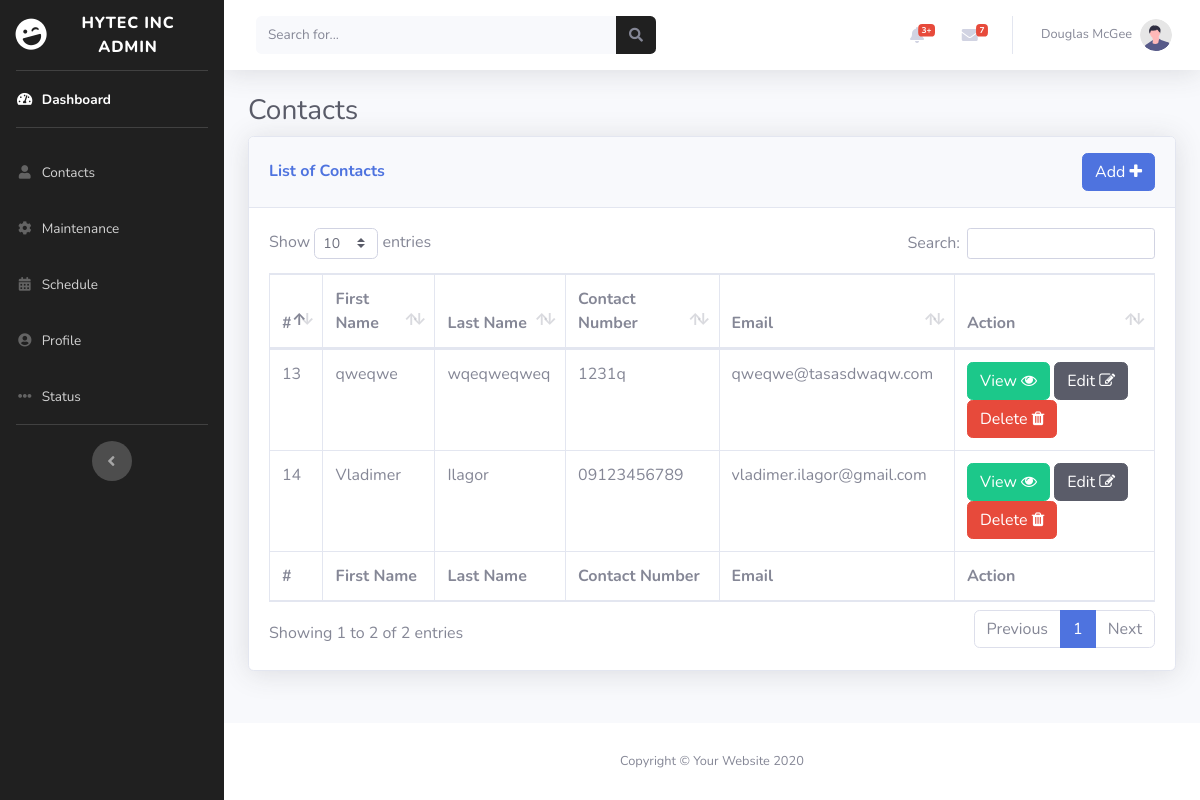
Page /contacts.php on the earlier database version.
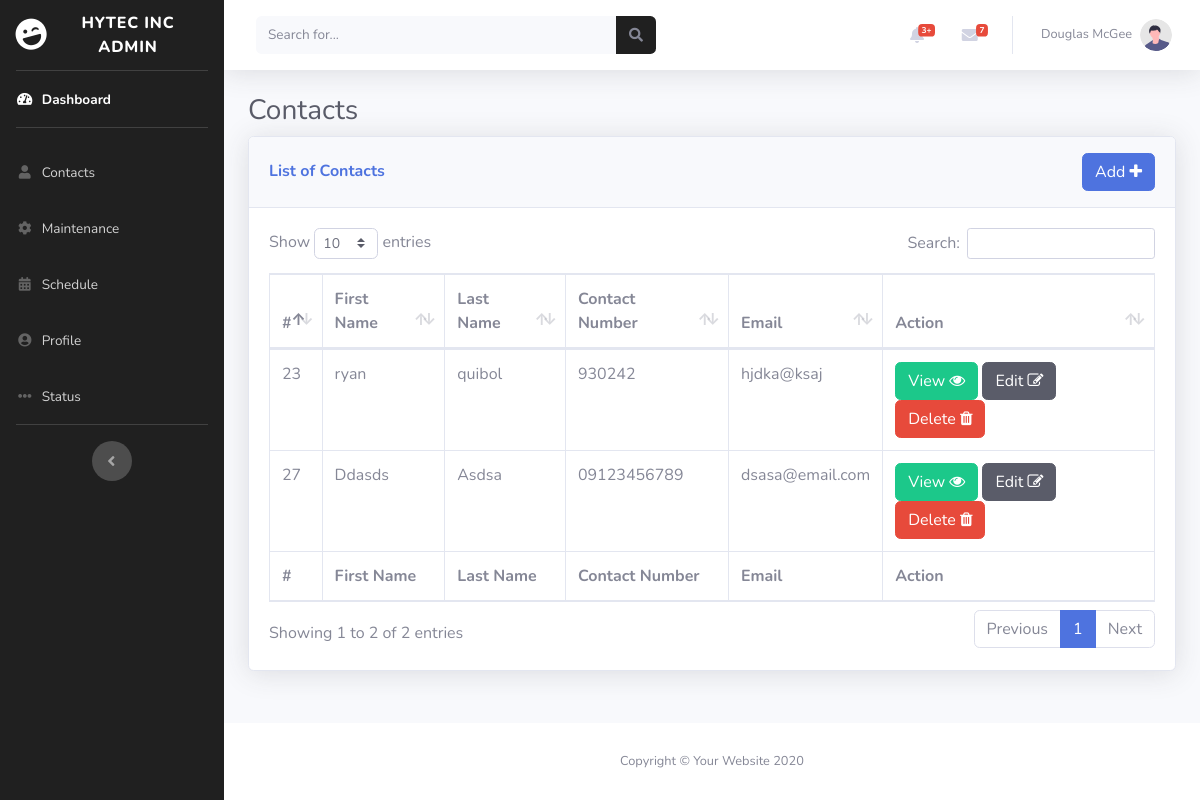
Same page on the later database version.
### tables this page shows
CREATE TABLE `contacts` (
  `contacts_ID` int(50) NOT NULL,
  `fName` varchar(255) NOT NULL,
  `lName` varchar(255) NOT NULL,
  `cNum` varchar(255) NOT NULL,
  `eMail` varchar(255) NOT NULL,
  `cPrice` int(50) NOT NULL,
  `isDeleted` varchar(255) NOT NULL
);

### contacts.php (the view, shortened to what this page needs)
<!DOCTYPE html>
<html lang="en">
<head>
    <link href="vendor/fontawesome-free/css/all.min.css" rel="stylesheet" type="text/css">
    <link href="css/sb-admin-2.min.css" rel="stylesheet">
    <link href="vendor/datatables/dataTables.bootstrap4.min.css" rel="stylesheet">
</head>
<body id="page-top">
    <div id="wrapper">
        <?php
        include "sidebar.php";
        ?>
        <div id="content-wrapper" class="d-flex flex-column">
            <div id="content">
                <?php
                include "navbar.php";
                ?>
                <div class="container-fluid">
                    <h1 class="h3 mb-2 text-gray-800">Contacts</h1>
                    <div class="card shadow mb-4">
                        <div class="card-header py-3 justify-content-between align-items-center d-flex">
                            <h6 class="m-0 font-weight-bold text-primary" style="display:inline">List of Contacts</h6>
                            <button type="button" class="btn btn-primary btn-add" data-bs-toggle="modal" data-bs-target="#contactModal" data-action="add" style="display:inline; text-align:right">Add <span class="fa fa-plus"></span></button>
                        </div>
                        <div class="card-body">
                            <div class="table-responsive">
                                <table class="table table-bordered" id="dataTable" width="100%" cellspacing="0">
                                    <thead>
                                        <tr>
                                            <th>#</th>
                                            <th>First Name</th>
                                            <th>Last Name</th>
                                            <th>Contact Number</th>
                                            <th>Email</th>
                                            <th>Action</th>
                                        </tr>
                                    </thead>
                                    <tfoot>
                                        <tr>
                                            <th>#</th>
                                            <th>First Name</th>
                                            <th>Last Name</th>
                                            <th>Contact Number</th>
                                            <th>Email</th>
                                            <th>Action</th>
                                        </tr>
                                    </tfoot>
                                    <tbody>
                                        <?php
                                        $sql = "SELECT * FROM contacts ORDER BY lName";
                                        $stmt = $con->prepare($sql);
                                        $stmt->execute();
                                        while ($row = $stmt->fetch(PDO::FETCH_ASSOC)) :  if ($row['isDeleted'] !== 'yes') :
                                            ?>
                                                    <tr>
                                                        <td><?php echo $row['contacts_ID'] ?></td>
                                                        <td><?php echo $row['fName'] ?></td>
                                                        <td><?php echo $row['lName'] ?></td>
                                                        <td><?php echo $row['cNum'] ?></td>
                                                        <td><?php echo $row['eMail'] ?></td>
                                                        <td>
                                                        <a href="contact_details.php?id=<?php echo $row['contacts_ID']; ?>"><button type='button' class='btn btn-success delete-button'>View <i class="fa fa-eye" style=" display: inline"></i></button></a>
                                                            <button type='button' class='btn btn-dark' data-bs-toggle='modal' data-bs-target='#contactModal' data-action='edit' data-id="<?php echo $row['contacts_ID']; ?>" data-fname="<?php echo $row['fName']; ?>" data-lname="<?php echo $row['lName'] ?>" data-cnum="<?php echo $row['cNum'] ?>" data-email="<?php echo $row['eMail'] ?>">Edit <i class="fa fa-edit" style=" display:inline"></i></button>
                                                            <button type='button' class='btn btn-danger delete-button' data-bs-toggle='modal' data-bs-target="#deleteModal<?php echo $row['contacts_ID'] ?>">Delete <i class="fa fa-trash" style=" display:inline"></i></button>
                                                        </td>
                                                    </tr>
                                            <?php
                                                endif;
                                            ?>
                                        <?php endwhile; ?>
                                    </tbody>
                                </table>
                            </div>
                        </div>
                    </div>
                </div>
            </div>
            <footer class="sticky-footer bg-white">
                <div class="container my-auto">
                    <div class="copyright text-center my-auto">
                        <span>Copyright &copy; Your Website 2020</span>
                    </div>
                </div>
            </footer>
        </div>
    </div>
</body>
</html>

### sidebar.php (shortened to what this page needs)
<link href="vendor/fontawesome-free/css/all.min.css" rel="stylesheet" type="text/css">
    <link href="css/sb-admin-2.min.css" rel="stylesheet">
    <link rel="stylesheet" href="https://cdnjs.cloudflare.com/ajax/libs/font-awesome/4.7.0/css/font-awesome.min.css">
    <link href="https://cdn.jsdelivr.net/npm/@fullcalendar/core@4.2.0/main.min.css" rel="stylesheet" />
<ul class="navbar-nav sidebar sidebar-dark accordion" id="accordionSidebar" style="background-color:#202020">
            <a class="sidebar-brand d-flex align-items-center justify-content-center" href="index.html">
                <div class="sidebar-brand-icon rotate-n-15">
                    <i class="fas fa-laugh-wink"></i>
                </div>
                <div class="sidebar-brand-text mx-3">Hytec INC Admin <sup></sup></div>
            </a>
            <hr class="sidebar-divider my-0">
            <li class="nav-item active">
                <a class="nav-link" href="index.php">
                    <i class="fas fa-fw fa-tachometer-alt"></i>
                    <span>Dashboard</span></a>
            </li>
            <hr class="sidebar-divider">
            <li class="nav-item">
                <a class="nav-link" href="contacts.php">
                    <i class="fas fa-fw fa-user"></i>
                    <span>Contacts</span></a>
            </li>
            <li class="nav-item">
                <a class="nav-link" href="contacts-list-archived.php">
                    <i class="fas fa-fw fa-gear"></i>
                    <span>Maintenance</span></a>
            </li>
            <li class="nav-item">
                <a class="nav-link" href="schedule.php">
                    <i class="fas fa-fw fa-calendar-alt"></i>
                    <span>Schedule</span></a>
            </li>
            <li class="nav-item">
                <a class="nav-link" href="">
                    <i class="fas fa-fw fa-user-circle"></i>
                    <span>Profile</span></a>
            </li>
            <li class="nav-item">
                <a class="nav-link" href="">
                    <i class="fas fa-fw fa-ellipsis-h"></i>
                    <span>Status</span></a>
            </li>
            <hr class="sidebar-divider d-none d-md-block">
            <div class="text-center d-none d-md-inline">
                <button class="rounded-circle border-0" id="sidebarToggle"></button>
            </div>
        </ul>

### navbar.php (shortened to what this page needs)
<nav class="navbar navbar-expand navbar-light bg-white topbar mb-4 static-top shadow">
<form class="d-none d-sm-inline-block form-inline mr-auto ml-md-3 my-2 my-md-0 mw-100 navbar-search">
    <div class="input-group">
        <input type="text" class="form-control bg-light border-0 small" placeholder="Search for..." aria-label="Search" aria-describedby="basic-addon2">
        <div class="input-group-append">
            <button class="btn" type="button" style="background-color:#202020">
                <i class="fas fa-search fa-sm"></i>
            </button>
        </div>
    </div>
</form>
<ul class="navbar-nav ml-auto">
    <li class="nav-item dropdown no-arrow mx-1">
        <a class="nav-link dropdown-toggle" href="#" id="alertsDropdown" role="button" data-toggle="dropdown" aria-haspopup="true" aria-expanded="false">
            <i class="fas fa-bell fa-fw"></i>
            <span class="badge badge-danger badge-counter">3+</span>
        </a>
    </li>
    <li class="nav-item dropdown no-arrow mx-1">
        <a class="nav-link dropdown-toggle" href="#" id="messagesDropdown" role="button" data-toggle="dropdown" aria-haspopup="true" aria-expanded="false">
            <i class="fas fa-envelope fa-fw"></i>
            <span class="badge badge-danger badge-counter">7</span>
        </a>
    </li>
    <li class="nav-item dropdown no-arrow">
        <a class="nav-link dropdown-toggle" href="#" id="userDropdown" role="button" data-toggle="dropdown" aria-haspopup="true" aria-expanded="false">
            <span class="mr-2 d-none d-lg-inline text-gray-600 small">Douglas McGee</span>
            <img class="img-profile rounded-circle" src="img/undraw_profile.svg">
        </a>
    </li>
</ul>
</nav>

Differences in the rows shown:
removed contacts: contacts_ID "14", fName "Vladimer", lName "Ilagor", cNum "09123456789", eMail "vladimer.ilagor@gmail.com"
removed contacts: contacts_ID "13", fName "qweqwe", lName "wqeqweqweq", cNum "1231q", eMail "qweqwe@tasasdwaqw.com"
added contacts: contacts_ID "27", fName "Ddasds", lName "Asdsa", cNum "09123456789", eMail "dsasa@email.com"
added contacts: contacts_ID "23", fName "ryan", lName "quibol", cNum "930242", eMail "hjdka@ksaj"
